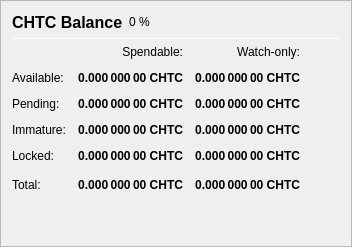
                   <widget class="QFrame" name="frame_Balances">
                    <property name="frameShape">
                     <enum>QFrame::StyledPanel</enum>
                    </property>
                    <property name="frameShadow">
                     <enum>QFrame::Raised</enum>
                    </property>
                    <layout class="QVBoxLayout" name="verticalLayout_4">
                     <item>
                      <layout class="QHBoxLayout" name="horizontalLayout_4">
                       <item>
                        <widget class="QLabel" name="label_5">
                         <property name="minimumSize">
                          <size>
                           <width>0</width>
                           <height>20</height>
                          </size>
                         </property>
                         <property name="font">
                          <font>
                           <pointsize>12</pointsize>
                           <weight>75</weight>
                           <bold>true</bold>
                          </font>
                         </property>
                         <property name="text">
                          <string>CHTC Balance</string>
                         </property>
                        </widget>
                       </item>
                       <item>
                        <widget class="QLabel" name="labelCHTCPercent">
                         <property name="text">
                          <string notr="true">0 %</string>
                         </property>
                        </widget>
                       </item>
                       <item>
                        <spacer name="horizontalSpacer_3">
                         <property name="orientation">
                          <enum>Qt::Horizontal</enum>
                         </property>
                         <property name="sizeHint" stdset="0">
                          <size>
                           <width>40</width>
                           <height>20</height>
                          </size>
                         </property>
                        </spacer>
                       </item>
                      </layout>
                     </item>
                     <item>
                      <widget class="Line" name="line_Balance">
                       <property name="minimumSize">
                        <size>
                         <width>0</width>
                         <height>1</height>
                        </size>
                       </property>
                       <property name="maximumSize">
                        <size>
                         <width>16777215</width>
                         <height>1</height>
                        </size>
                       </property>
                       <property name="orientation">
                        <enum>Qt::Horizontal</enum>
                       </property>
                      </widget>
                     </item>
                     <item>
                      <layout class="QGridLayout" name="gridLayout">
                       <property name="spacing">
                        <number>12</number>
                       </property>
                       <item row="0" column="1">
                        <widget class="QLabel" name="labelSpendable">
                         <property name="text">
                          <string>Spendable:</string>
                         </property>
                         <property name="alignment">
                          <set>Qt::AlignRight|Qt::AlignTrailing|Qt::AlignVCenter</set>
                         </property>
                        </widget>
                       </item>
                       <item row="0" column="2">
                        <widget class="QLabel" name="labelWatchonly">
                         <property name="text">
                          <string>Watch-only:</string>
                         </property>
                         <property name="alignment">
                          <set>Qt::AlignRight|Qt::AlignTrailing|Qt::AlignVCenter</set>
                         </property>
                        </widget>
                       </item>
                       <item row="1" column="0">
                        <widget class="QLabel" name="labelBalanceText">
                         <property name="text">
                          <string>Available:</string>
                         </property>
                        </widget>
                       </item>
                       <item row="1" column="1">
                        <widget class="QLabel" name="labelBalance">
                         <property name="font">
                          <font>
                           <weight>75</weight>
                           <bold>true</bold>
                          </font>
                         </property>
                         <property name="cursor">
                          <cursorShape>IBeamCursor</cursorShape>
                         </property>
                         <property name="toolTip">
                          <string>Your current spendable balance</string>
                         </property>
                         <property name="text">
                          <string notr="true">0.000 000 00 CHTC</string>
                         </property>
                         <property name="alignment">
                          <set>Qt::AlignRight|Qt::AlignTrailing|Qt::AlignVCenter</set>
                         </property>
                         <property name="textInteractionFlags">
                          <set>Qt::LinksAccessibleByMouse|Qt::TextSelectableByKeyboard|Qt::TextSelectableByMouse</set>
                         </property>
                        </widget>
                       </item>
                       <item row="1" column="2">
                        <widget class="QLabel" name="labelWatchAvailable">
                         <property name="font">
                          <font>
                           <weight>75</weight>
                           <bold>true</bold>
                          </font>
                         </property>
                         <property name="cursor">
                          <cursorShape>IBeamCursor</cursorShape>
                         </property>
                         <property name="toolTip">
                          <string>Your current balance in watch-only addresses</string>
                         </property>
                         <property name="text">
                          <string notr="true">0.000 000 00 CHTC</string>
                         </property>
                         <property name="alignment">
                          <set>Qt::AlignRight|Qt::AlignTrailing|Qt::AlignVCenter</set>
                         </property>
                         <property name="textInteractionFlags">
                          <set>Qt::LinksAccessibleByMouse|Qt::TextSelectableByKeyboard|Qt::TextSelectableByMouse</set>
                         </property>
                        </widget>
                       </item>
                       <item row="2" column="0">
                        <widget class="QLabel" name="labelPendingText">
                         <property name="text">
                          <string>Pending:</string>
                         </property>
                        </widget>
                       </item>
                       <item row="2" column="1">
                        <widget class="QLabel" name="labelUnconfirmed">
                         <property name="font">
                          <font>
                           <weight>75</weight>
                           <bold>true</bold>
                          </font>
                         </property>
                         <property name="cursor">
                          <cursorShape>IBeamCursor</cursorShape>
                         </property>
                         <property name="toolTip">
                          <string>Total of transactions that have yet to be confirmed, and do not yet count toward the spendable balance</string>
                         </property>
                         <property name="text">
                          <string notr="true">0.000 000 00 CHTC</string>
                         </property>
                         <property name="alignment">
                          <set>Qt::AlignRight|Qt::AlignTrailing|Qt::AlignVCenter</set>
                         </property>
                         <property name="textInteractionFlags">
                          <set>Qt::LinksAccessibleByMouse|Qt::TextSelectableByKeyboard|Qt::TextSelectableByMouse</set>
                         </property>
                        </widget>
                       </item>
                       <item row="2" column="2">
                        <widget class="QLabel" name="labelWatchPending">
                         <property name="font">
                          <font>
                           <weight>75</weight>
                           <bold>true</bold>
                          </font>
                         </property>
                         <property name="cursor">
                          <cursorShape>IBeamCursor</cursorShape>
                         </property>
                         <property name="toolTip">
                          <string>Unconfirmed transactions to watch-only addresses</string>
                         </property>
                         <property name="text">
                          <string notr="true">0.000 000 00 CHTC</string>
                         </property>
                         <property name="alignment">
                          <set>Qt::AlignRight|Qt::AlignTrailing|Qt::AlignVCenter</set>
                         </property>
                         <property name="textInteractionFlags">
                          <set>Qt::LinksAccessibleByMouse|Qt::TextSelectableByKeyboard|Qt::TextSelectableByMouse</set>
                         </property>
                        </widget>
                       </item>
                       <item row="3" column="0">
                        <widget class="QLabel" name="labelImmatureText">
                         <property name="text">
                          <string>Immature:</string>
                         </property>
                        </widget>
                       </item>
                       <item row="3" column="1">
                        <widget class="QLabel" name="labelImmature">
                         <property name="font">
                          <font>
                           <weight>75</weight>
                           <bold>true</bold>
                          </font>
                         </property>
                         <property name="cursor">
                          <cursorShape>IBeamCursor</cursorShape>
                         </property>
                         <property name="toolTip">
                          <string>Staked or masternode rewards that has not yet matured</string>
                         </property>
                         <property name="text">
                          <string notr="true">0.000 000 00 CHTC</string>
                         </property>
                         <property name="alignment">
                          <set>Qt::AlignRight|Qt::AlignTrailing|Qt::AlignVCenter</set>
                         </property>
                         <property name="textInteractionFlags">
                          <set>Qt::LinksAccessibleByMouse|Qt::TextSelectableByKeyboard|Qt::TextSelectableByMouse</set>
                         </property>
                        </widget>
                       </item>
                       <item row="3" column="2">
                        <widget class="QLabel" name="labelWatchImmature">
                         <property name="font">
                          <font>
                           <weight>75</weight>
                           <bold>true</bold>
                          </font>
                         </property>
                         <property name="cursor">
                          <cursorShape>IBeamCursor</cursorShape>
                         </property>
                         <property name="toolTip">
                          <string>Staked or masternode rewards in watch-only addresses that has not yet matured</string>
                         </property>
                         <property name="text">
                          <string notr="true">0.000 000 00 CHTC</string>
                         </property>
                         <property name="alignment">
                          <set>Qt::AlignRight|Qt::AlignTrailing|Qt::AlignVCenter</set>
                         </property>
                         <property name="textInteractionFlags">
                          <set>Qt::LinksAccessibleByMouse|Qt::TextSelectableByKeyboard|Qt::TextSelectableByMouse</set>
                         </property>
                        </widget>
                       </item>
                       <item row="4" column="0">
                        <widget class="QLabel" name="labelLockedBalanceText">
                         <property name="toolTip">
                          <string>Locked CHTC or Masternode collaterals. These are excluded from zCHTC minting.</string>
                         </property>
                         <property name="text">
                          <string>Locked:</string>
                         </property>
                        </widget>
                       </item>
                       <item row="4" column="1">
                        <widget class="QLabel" name="labelLockedBalance">
                         <property name="font">
                          <font>
                           <weight>75</weight>
                           <bold>true</bold>
                          </font>
                         </property>
                         <property name="cursor">
                          <cursorShape>IBeamCursor</cursorShape>
                         </property>
                         <property name="toolTip">
                          <string>Locked CHTC or Masternode collaterals. These are excluded from zCHTC minting.</string>
                         </property>
                         <property name="text">
                          <string notr="true">0.000 000 00 CHTC</string>
                         </property>
                         <property name="alignment">
                          <set>Qt::AlignRight|Qt::AlignTrailing|Qt::AlignVCenter</set>
                         </property>
                         <property name="textInteractionFlags">
                          <set>Qt::LinksAccessibleByMouse|Qt::TextSelectableByKeyboard|Qt::TextSelectableByMouse</set>
                         </property>
                        </widget>
                       </item>
                       <item row="4" column="2">
                        <widget class="QLabel" name="labelWatchLocked">
                         <property name="font">
                          <font>
                           <weight>75</weight>
                           <bold>true</bold>
                          </font>
                         </property>
                         <property name="cursor">
                          <cursorShape>IBeamCursor</cursorShape>
                         </property>
                         <property name="toolTip">
                          <string>Current locked balance in watch-only addresses</string>
                         </property>
                         <property name="text">
                          <string notr="true">0.000 000 00 CHTC</string>
                         </property>
                         <property name="alignment">
                          <set>Qt::AlignRight|Qt::AlignTrailing|Qt::AlignVCenter</set>
                         </property>
                         <property name="textInteractionFlags">
                          <set>Qt::LinksAccessibleByMouse|Qt::TextSelectableByKeyboard|Qt::TextSelectableByMouse</set>
                         </property>
                        </widget>
                       </item>
                       <item row="5" column="0">
                        <widget class="QLabel" name="labelTotalText">
                         <property name="toolTip">
                          <string>Your current CHTC balance, unconfirmed and immature transactions included</string>
                         </property>
                         <property name="text">
                          <string>Total:</string>
                         </property>
                        </widget>
                       </item>
                       <item row="5" column="1">
                        <widget class="QLabel" name="labelTotal">
                         <property name="font">
                          <font>
                           <weight>75</weight>
                           <bold>true</bold>
                          </font>
                         </property>
                         <property name="cursor">
                          <cursorShape>IBeamCursor</cursorShape>
                         </property>
                         <property name="toolTip">
                          <string>Your current CHTC balance, unconfirmed and immature transactions included</string>
                         </property>
                         <property name="text">
                          <string notr="true">0.000 000 00 CHTC</string>
                         </property>
                         <property name="alignment">
                          <set>Qt::AlignRight|Qt::AlignTrailing|Qt::AlignVCenter</set>
                         </property>
                         <property name="textInteractionFlags">
                          <set>Qt::LinksAccessibleByMouse|Qt::TextSelectableByKeyboard|Qt::TextSelectableByMouse</set>
                         </property>
                        </widget>
                       </item>
                       <item row="5" column="2">
                        <widget class="QLabel" name="labelWatchTotal">
                         <property name="font">
                          <font>
                           <weight>75</weight>
                           <bold>true</bold>
                          </font>
                         </property>
                         <property name="cursor">
                          <cursorShape>IBeamCursor</cursorShape>
                         </property>
                         <property name="toolTip">
                          <string>Current total balance in watch-only addresses</string>
                         </property>
                         <property name="text">
                          <string notr="true">0.000 000 00 CHTC</string>
                         </property>
                         <property name="alignment">
                          <set>Qt::AlignRight|Qt::AlignTrailing|Qt::AlignVCenter</set>
                         </property>
                         <property name="textInteractionFlags">
                          <set>Qt::LinksAccessibleByMouse|Qt::TextSelectableByKeyboard|Qt::TextSelectableByMouse</set>
                         </property>
                        </widget>
                       </item>
                       <item row="5" column="3">
                        <spacer name="horizontalSpacer_9">
                         <property name="orientation">
                          <enum>Qt::Horizontal</enum>
                         </property>
                         <property name="sizeHint" stdset="0">
                          <size>
                           <width>40</width>
                           <height>20</height>
                          </size>
                         </property>
                        </spacer>
                       </item>
                      </layout>
                     </item>
                     <item>
                      <spacer name="verticalSpacer_3">
                       <property name="orientation">
                        <enum>Qt::Vertical</enum>
                       </property>
                       <property name="sizeHint" stdset="0">
                        <size>
                         <width>20</width>
                         <height>40</height>
                        </size>
                       </property>
                      </spacer>
                     </item>
                    </layout>
                   </widget>
